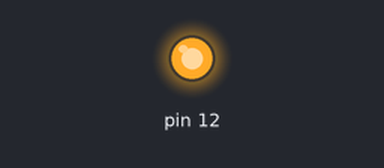
This sketch was run on a simulated Arduino Uno, built with avr-gcc and run on an emulated ATmega328P. Shown: output pins drawn as LEDs (lit = HIGH).

Above: at 0.1 s.
At 2.1 s:
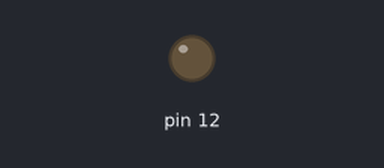
Timing chart, 0 to 3.6 s (numbered marks = the images above):
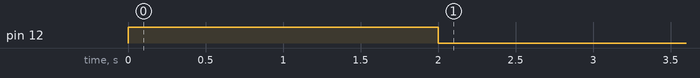

The sketch:

Startup_Module.ino
```cpp
void setup()
{
  // Définir la broche comme mode de sortie
  pinMode(12,OUTPUT);
  // démarrage GSM
  digitalWrite(12,HIGH);
  delay(2000);
  digitalWrite(12,LOW);
}
void loop()
{
}
```
